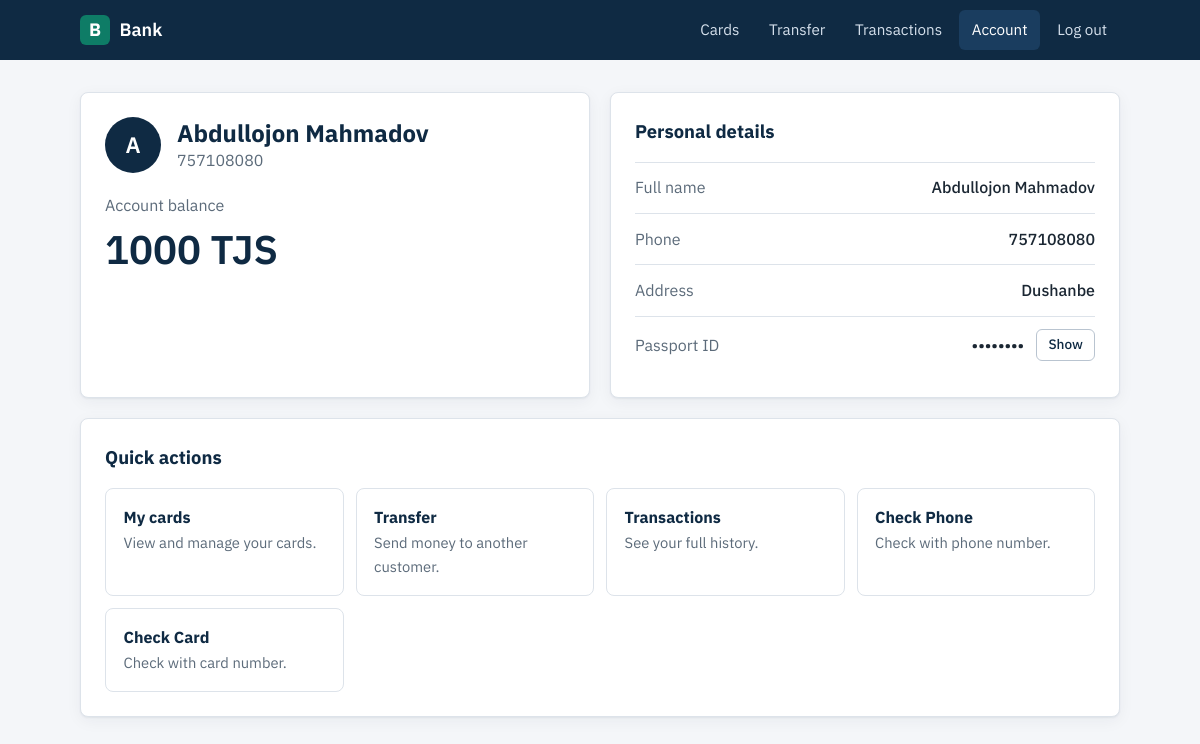
Page /acc/detail/1 (signed in) on the earlier database version.
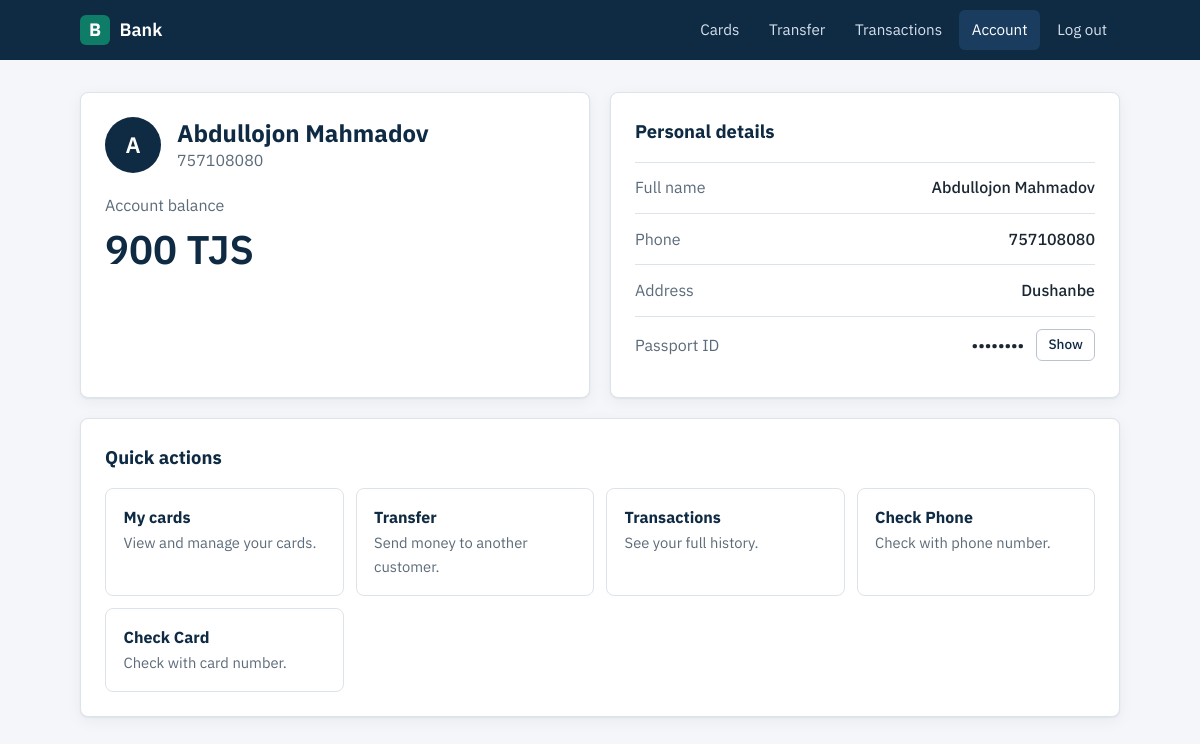
Same page on the later database version.
### bank_system/models.py (models this page shows)
class Account(models.Model):
    firstname = models.CharField(max_length=50)
    lastname = models.CharField(max_length=50)
    address = models.CharField( max_length=50)
    passport_id = models.CharField(max_length=50,unique=True)
    balance = models.IntegerField(default=1000)
    user = models.OneToOneField(User , on_delete=models.CASCADE)

class User(AbstractUser):
    username = None
    phone = models.CharField(max_length=50,unique=True)
    USERNAME_FIELD = 'phone'
    REQUIRED_FIELDS = []

### bank_system/views.py (the view)
# urls.py: path('acc/detail/<int:pk>',AccountDetail.as_view(),name = 'acc_detail'),
class AccountDetail(DetailView):
    model = Account
    template_name = 'account_detail.html'
    context_object_name = 'account'
    def get_queryset(self):
        return Account.objects.filter(user = self.request.user)

### bank_system/templates/account_detail.html (shortened to what this page needs)
<!DOCTYPE html>
<html lang="en">
<head>
</head>
<body>
    <header class="topbar">
        <div class="topbar-inner">
            <a class="brand" href="{% url 'cards' %}"><span class="brand-mark">B</span> Bank</a>
            <nav class="nav" aria-label="Main">
                <a href="{% url 'cards' %}">Cards</a>
                <a href="{% url 'transfer' %}">Transfer</a>
                <a href="{% url 'transactions' %}">Transactions</a>
                <a href="{% url 'acc_detail' user.pk %}" aria-current="page">Account</a>
                <form method="post" action="{% url 'logout' %}" class="logout-form">{% csrf_token %}<button type="submit">Log out</button></form>
            </nav>
        </div>
    </header>
    <main class="container">
        <div class="layout">
            <section class="panel">
                <div class="profile">
                    <div class="avatar" aria-hidden="true">{{ account.firstname|first|upper }}</div>
                    <div>
                        <h1>{{ account.firstname }} {{ account.lastname }}</h1>
                        <p>{{ account.user.phone }}</p>
                    </div>
                </div>
                <p class="balance-label">Account balance</p>
                <p class="balance">{{ account.balance }} TJS</p>
            </section>
            <section class="panel">
                <h2>Personal details</h2>
                <dl class="detail-list">
                    <div class="row"><dt>Full name</dt><dd>{{ account.firstname }} {{ account.lastname }}</dd></div>
                    <div class="row"><dt>Phone</dt><dd>{{ account.user.phone }}</dd></div>
                    <div class="row"><dt>Address</dt><dd>{{ account.address }}</dd></div>
                    <div class="row">
                        <dt>Passport ID</dt>
                        <dd>
                            <span class="secret" data-value="{{ account.passport_id }}">••••••••</span>
                            <button type="button" class="reveal" aria-pressed="false">Show</button>
                        </dd>
                    </div>
                </dl>
            </section>
            <section class="panel full">
                <h2>Quick actions</h2>
                <div class="tiles" style="grid-template-columns: repeat(auto-fit, minmax(200px, 1fr));">
                    <a class="tile" href="{% url 'cards' %}"><strong>My cards</strong><span>View and manage your cards.</span></a>
                    <a class="tile" href="{% url 'transfer' %}"><strong>Transfer</strong><span>Send money to another customer.</span></a>
                    <a class="tile" href="{% url 'transactions' %}"><strong>Transactions</strong><span>See your full history.</span></a>
                    <a class="tile" href="{% url 'check_phone' %}"><strong>Check Phone</strong><span>Check with phone number.</span></a>
                    <a class="tile" href="{% url 'check_card' %}"><strong>Check Card</strong><span>Check with card number.</span></a>
                </div>
            </section>
        </div>
    </main>
</body>
</html>

### bank_system/templates/account_detail.html (style rules this page uses)
:root { --navy: #0f2a43; --navy-2: #1a3d5f; --ink: #1b2733; --muted: #5c6b7a; --line: #dde3ea; --bg: #f4f6f9; --accent: #0e7c66; --accent-dark: #0a5f4e; }
*, *::before, *::after { box-sizing: border-box; }
body { margin: 0; background: var(--bg); color: var(--ink); line-height: 1.55; font-family: "IBM Plex Sans", system-ui, -apple-system, "Segoe UI", Roboto, sans-serif; font-variant-numeric: tabular-nums; }
.topbar { background: var(--navy); }
.topbar-inner { max-width: 1080px; margin: 0 auto; padding: 0 1.25rem; min-height: 60px; display: flex; align-items: center; justify-content: space-between; gap: 1rem; flex-wrap: wrap; }
.brand { display: flex; align-items: center; gap: .6rem; color: #fff; text-decoration: none; font-weight: 600; font-size: 1.125rem; }
.brand-mark { width: 30px; height: 30px; border-radius: 6px; background: var(--accent); display: grid; place-items: center; font-weight: 700; }
.nav { display: flex; gap: .25rem; flex-wrap: wrap; align-items: center; }
.nav a, .logout-form button { color: #d5e0ec; text-decoration: none; padding: .5rem .8rem; border-radius: 6px; font: inherit; font-size: .95rem; background: none; border: 0; cursor: pointer; }
.nav a:hover, .nav a[aria-current="page"], .logout-form button:hover { background: var(--navy-2); color: #fff; }
.logout-form { margin: 0; }
.container { max-width: 1080px; margin: 0 auto; padding: 2rem 1.25rem 3rem; }
.layout { display: grid; grid-template-columns: 1fr 1fr; gap: 1.25rem; }
.panel { background: #fff; border: 1px solid var(--line); border-radius: 8px; padding: 1.5rem; box-shadow: 0 1px 2px rgba(15, 42, 67, .06), 0 4px 16px rgba(15, 42, 67, .05); }
.panel h2 { margin: 0 0 1rem; color: var(--navy); font-size: 1.15rem; }
.profile { display: flex; align-items: center; gap: 1rem; margin-bottom: 1.25rem; }
.avatar { width: 56px; height: 56px; border-radius: 50%; background: var(--navy); color: #fff; display: grid; place-items: center; font-size: 1.4rem; font-weight: 600; flex: none; }
.profile h1 { margin: 0; color: var(--navy); font-size: 1.5rem; line-height: 1.25; }
.profile p { margin: 0; color: var(--muted); }
.balance-label { color: var(--muted); margin: 0; }
.balance { font-size: 2.5rem; font-weight: 600; color: var(--navy); margin: 0; }
.row { display: flex; justify-content: space-between; align-items: center; gap: 1rem; padding: .8rem 0; border-top: 1px solid var(--line); }
.detail-list { margin: 0; }
.row dt { color: var(--muted); }
.row dd { margin: 0; font-weight: 500; text-align: right; display: flex; align-items: center; gap: .75rem; }
.reveal { border: 1px solid #b9c4d0; background: #fff; color: var(--navy); border-radius: 6px; padding: .25rem .7rem; font: inherit; font-size: .85rem; cursor: pointer; }
.tiles { display: grid; gap: .75rem; }
.tile { display: block; text-decoration: none; color: inherit; border: 1px solid var(--line); border-radius: 8px; padding: 1rem 1.1rem; }
.tile strong { display: block; color: var(--navy); }
.tile span { color: var(--muted); font-size: .92rem; }
.full { grid-column: 1 / -1; }

Differences in the rows shown:
changed Account "Abdullojon": balance "1000" → "900"
